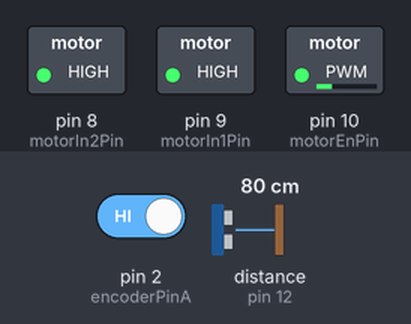
Bench run of a sketch on a simulated Arduino Mega 2560, built with avr-gcc and run on an emulated ATmega2560. Shown: switched loads named in the sketch (green lamp = pin HIGH). The test bench sets the inputs (shaded band); at power-on: distance to the obstacle (sensor on pin 12) 80 cm, pin 2 (encoderPinA) HIGH. The echo pulse lasts 58.3 µs per cm; what the sketch prints to the serial monitor is not drawn.

Above: at 1.2 s.
1.3 s: distance to the obstacle (sensor on pin 12) set to 40 cm
2.8 s: distance to the obstacle (sensor on pin 12) set to 34 cm
At 3.3 s:
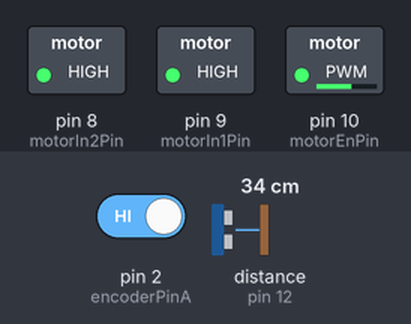
4.3 s: distance to the obstacle (sensor on pin 12) set to 28 cm
At 5.5 s:
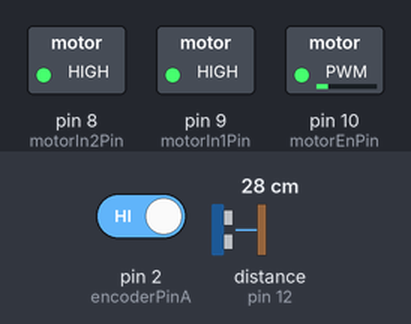
5.8 s: distance to the obstacle (sensor on pin 12) set to 24 cm
At 6.8 s:
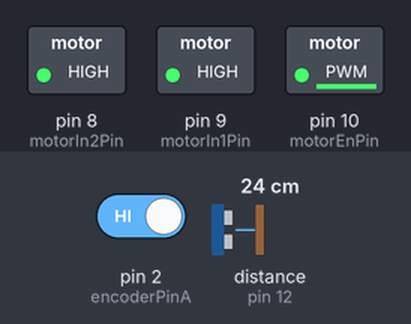
Timing chart, 0 to 8.3 s (numbered marks = the images above; inputs shaded):
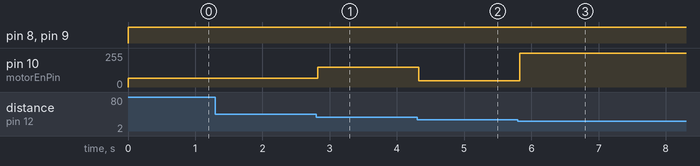

Measured:
- the behaviour switches between 38 and 37 cm on distance to the obstacle (sensor on pin 12) (found by bisection; images 0 and 1)
- the behaviour switches between 33 and 32 cm on distance to the obstacle (sensor on pin 12) (found by bisection; images 1 and 2)
- the behaviour switches between 27 and 26 cm on distance to the obstacle (sensor on pin 12) (found by bisection; images 2 and 3)
- after the input at 1.3 s, every drawn part: stays the same
- after the input at 2.8 s, pin 10 (motorEnPin): 64/255 → 148/255 at once
- after the input at 4.3 s, pin 10 (motorEnPin): 148/255 → 48/255 at once
- after the input at 5.8 s, pin 10 (motorEnPin): 48/255 → 254/255 at once

The sketch:

ball-on-beam-psm.ino
```cpp
#include <NewPing.h>

//  Pendefinisian Pin
#define encoderPinA     2
#define encoderPinB     4
#define motorEnPin      10
#define motorIn1Pin     9
#define motorIn2Pin     8
#define pingPin         12
#define pingMaxDistance 37

float error[3] = {0, 0, 0};
float output[2] = {0, 0};

//  Inisialisasi Parameter Encoder
byte encoderPinALast;

float duration;
boolean Direction;

//  Inisialisasi Parameter Kontrol Posisi
float Kp = 0.009;
float Ki = 0.00005;
float Kd = 0.15;

float errPos = 0;
float errDPos = 0;
float errIPos = 0;
float lasterrPos = 0;

float actPos;
float desPos = 22;
float lastPos = 0;

float actAngle = 0;
float maxAngle = 12;
float minAngle = -12;

int cycleTime = 30;
int lastTime = 0;
int startTime = 0;
int endTime = 0;

bool motorDir;

//  Inisialisasi Parameter PWM
float pwmVal = 0;
float pidVal = 0;
float maxPwmVal = 52; //hanya untuk minmax angle +-15
float minPwmVal = 45;

//  Inisialisasi Parameter Sensor PING)))
NewPing sonar(pingPin, pingPin, pingMaxDistance);

unsigned int pingSpeed = 30;
unsigned long pingTimer;

void setup() {
  Serial.begin(9600);
  encoderInit();
  motorInit();
  pingTimer = millis();

}

void loop() {
  startTime = pingTimer;
  if (millis() >= pingTimer) {
    pingTimer += pingSpeed;
    sonar.ping_timer(echoCheck);
  }
  pidPos();
  limitAngle();
}

//  Prosedur inisialisasi encoder
void encoderInit() {
  Direction = true;
  duration = 0;
  pinMode(encoderPinB, INPUT);
  attachInterrupt(0, wheelSpeed, CHANGE);
  Serial.println("Encoder Initialization Complete!");
}

//  Prosedur inisialisasi motor
void motorInit() {
  pinMode(motorEnPin, OUTPUT);
  pinMode(motorIn1Pin, OUTPUT);
  pinMode(motorIn2Pin, OUTPUT);
  Serial.println("Motor Initialization Complete!");
}

//  Prosedur perhitungan posisi encoder
void wheelSpeed() {
  int Lstate = digitalRead(encoderPinA);
  if ((encoderPinALast == LOW) && Lstate == HIGH)
  {
    int val = digitalRead(encoderPinB);
    if (val == LOW && Direction)
    {
      Direction = false; //Reverse
    }
    else if (val == HIGH && !Direction)
    {
      Direction = true;  //Forward
    }
  }
  encoderPinALast = Lstate;

  if (!Direction)  duration++;
  else  duration--;

  actAngle = duration * 360 / 4192;
}

//  Prosedur kontrol putaran motor
void turnMotorCCW() {
  digitalWrite(motorIn1Pin, LOW);
  digitalWrite(motorIn2Pin, HIGH);
  analogWrite(motorEnPin, pwmVal);
  motorDir = false;
}

void turnMotorCW() {
  digitalWrite(motorIn1Pin, HIGH);
  digitalWrite(motorIn2Pin, LOW);
  analogWrite(motorEnPin, pwmVal);
  motorDir = true;
}

void brakeMotor() {
  digitalWrite(motorIn1Pin, HIGH);
  digitalWrite(motorIn2Pin, HIGH);
  analogWrite(motorEnPin, pwmVal);
}

//  Prosedur perhitungan posisi bola oleh sensor
void echoCheck() {
  // Don't do anything here!
  if (sonar.check_timer()) {
    // Here's where you can add code.
    actPos = sonar.ping_result / US_ROUNDTRIP_CM;
  }
  // Don't do anything here!
}

// Batas sudut
void limitAngle() {
  if ((actAngle > maxAngle) && (output[0] < 0)) {
    pwmVal = 60;
    turnMotorCCW();
  }
  else if ((actAngle < minAngle) && (output[0] > 0)) {
    pwmVal = 60;
    turnMotorCW();
  }
}


//  Fungsi perhitungan PID
void pidPos() {
  error[2] = error[1];
  error[1] = error[0];
  error[0] = desPos - actPos;

  output[1] = output[0];
  output[0] = ((Kp + Ki + Kd) * error[0] - (Kp + 2 * Kd) * error[1] + Kd * error[2] + output[1]);

  if (abs(error[1] - error[2]) < 2 && abs(actAngle) < 1) {
    brakeMotor();
  }
  else {
    if (output[0] > 0.1) {
      pwmVal = map(abs(output[0]) * 10, 0, 20, 60, 100); //50 57
      turnMotorCCW();
    }
    else if (output[0] < -0.1) {
      pwmVal = map(abs(output[0]) * 10, 0, 20, 55, 95); //50 57
      turnMotorCW();
    }
  }
}
```
